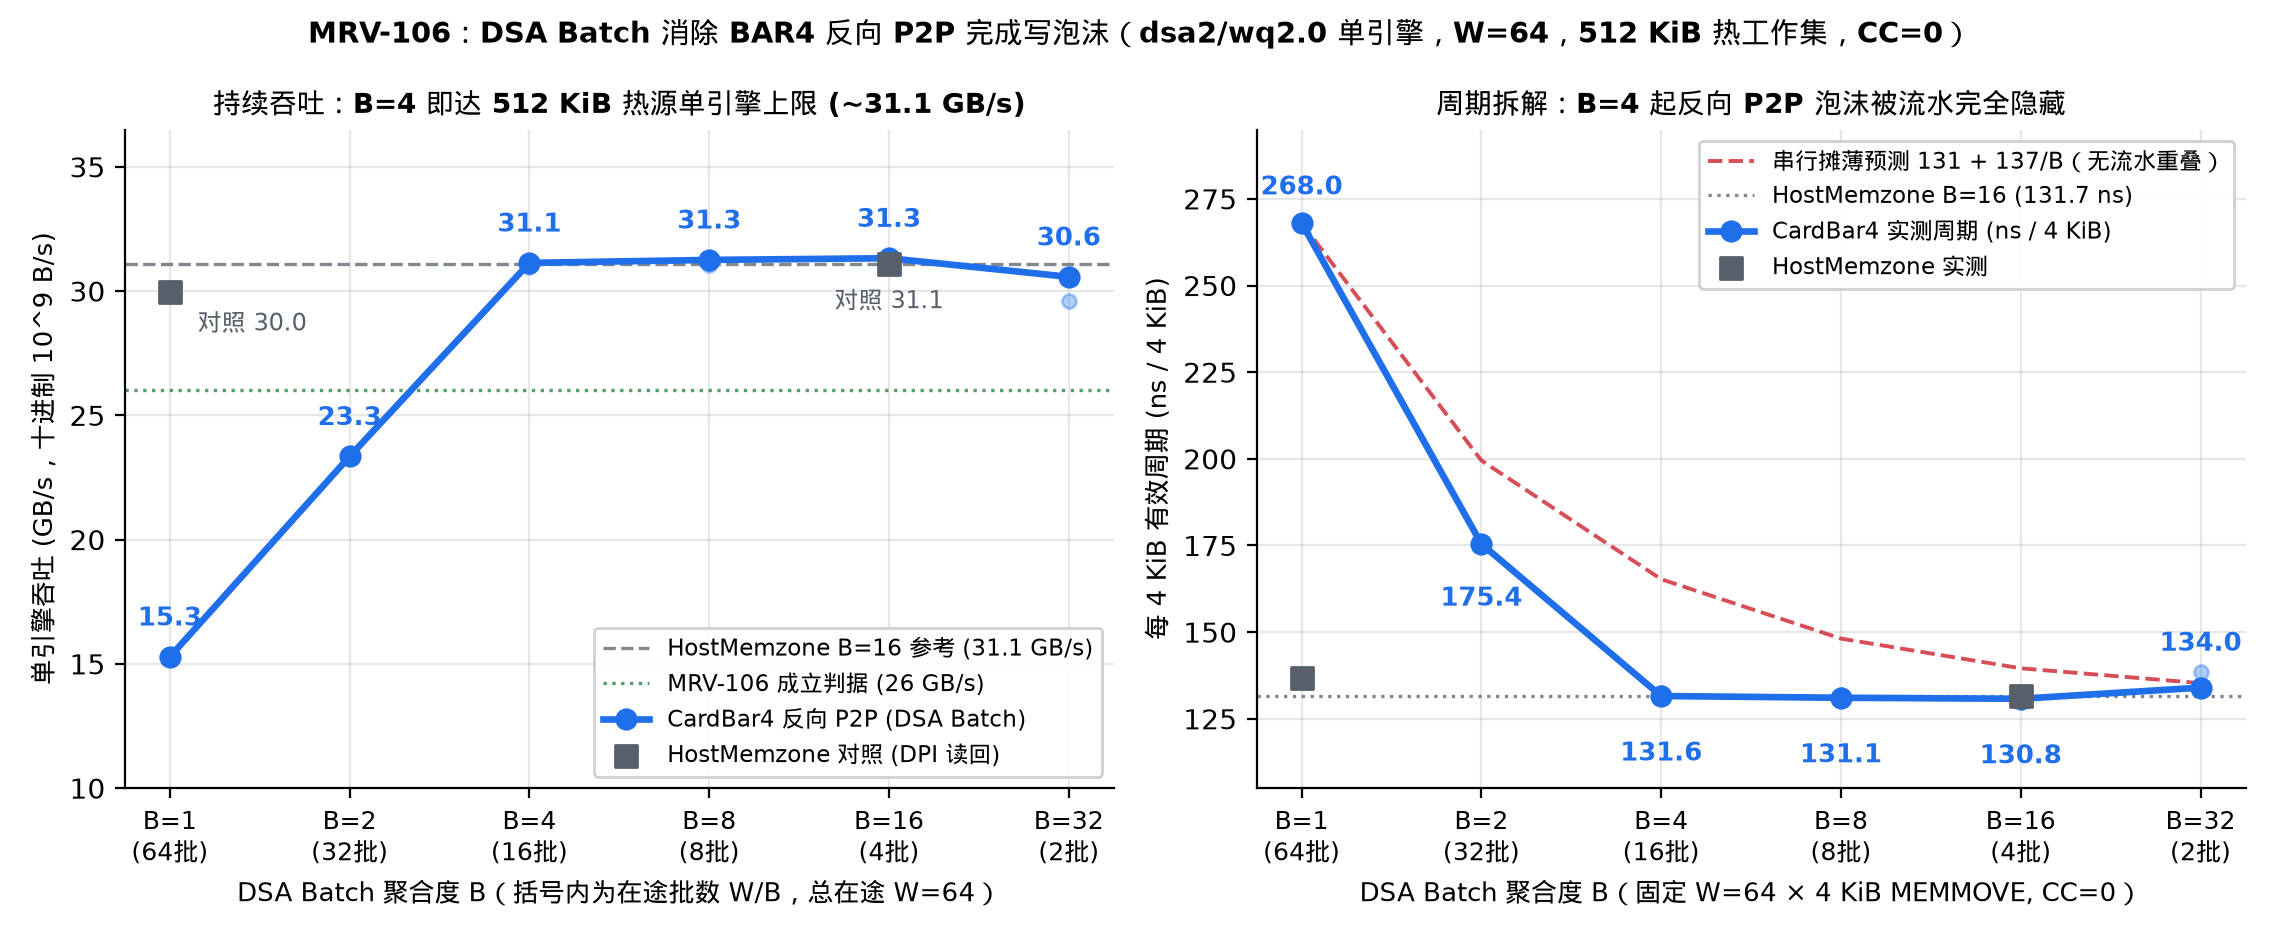

Python code for this plot:
"""MRV-106 Figure 1: Sustained throughput (GB/s) and effective cycle time (ns / 4 KiB)
vs DSA Batch aggregation B at fixed total in-flight W = 64 4 KiB MEMMOVE ops.
"""
import json
import statistics
from collections import defaultdict
from pathlib import Path

import matplotlib.pyplot as plt
import mrvplot

REPO = Path(__file__).resolve().parents[2]
RUNS = REPO / "logs" / "mrv106-2026-11-19" / "runs.jsonl"

rows = [json.loads(line) for line in RUNS.read_text().splitlines() if line.strip()]
rate_rows = [r for r in rows if r["mode"] == "rate"]

by_key = defaultdict(list)
for r in rate_rows:
    assert r["lost"] == 0 and r["bad"] == 0 and r["dyn_lost"] == 0 and r["dyn_bad"] == 0
    assert "mismatches=0 " in r["host_verify"] and "mismatches=0 " in r["dyn_verify"]
    by_key[(r["comp_target"], r["batch_size"])].append(r)

bs_bar4 = [1, 2, 4, 8, 16, 32]
x_idx = {b: i for i, b in enumerate(bs_bar4)}

bar4_gbs_med = [statistics.median(r["gb_s"] for r in by_key[("card_bar4", b)]) for b in bs_bar4]
bar4_cyc_med = [statistics.median(r["cycle_ns"] for r in by_key[("card_bar4", b)]) for b in bs_bar4]

bs_host = [1, 16]
host_gbs_med = [statistics.median(r["gb_s"] for r in by_key[("host_memzone", b)]) for b in bs_host]
host_cyc_med = [statistics.median(r["cycle_ns"] for r in by_key[("host_memzone", b)]) for b in bs_host]

ACCENT = "#1f6feb"
REF = "#57606a"
WARN = "#cf222e"
GREEN = "#1a7f37"

fig, (ax1, ax2) = plt.subplots(1, 2, figsize=(11.4, 4.7))

# --- Left panel: Throughput (GB/s) ---
xs = [x_idx[b] for b in bs_bar4]
ax1.axhline(host_gbs_med[1], color=REF, ls="--", lw=1.2, alpha=0.75,
            label=f"HostMemzone B=16 参考 ({host_gbs_med[1]:.1f} GB/s)")
ax1.axhline(26.0, color=GREEN, ls=":", lw=1.2, alpha=0.75, label="MRV-106 成立判据 (26 GB/s)")

for b in bs_bar4:
    vals = [r["gb_s"] for r in by_key[("card_bar4", b)]]
    ax1.scatter([x_idx[b]] * len(vals), vals, color=ACCENT, alpha=0.35, s=26, zorder=3)
ax1.plot(xs, bar4_gbs_med, color=ACCENT, marker="o", lw=2.4, ms=7, zorder=4,
         label="CardBar4 反向 P2P (DSA Batch)")

for b in bs_host:
    vals = [r["gb_s"] for r in by_key[("host_memzone", b)]]
    ax1.scatter([x_idx[b]] * len(vals), vals, color=REF, alpha=0.35, s=24, marker="s", zorder=3)
ax1.scatter([x_idx[b] for b in bs_host], host_gbs_med, color=REF, marker="s", s=58, zorder=5,
            label="HostMemzone 对照 (DPI 读回)")

for b, y in zip(bs_bar4, bar4_gbs_med):
    ax1.annotate(f"{y:.1f}", (x_idx[b], y), xytext=(0, 9),
                 textcoords="offset points", ha="center", va="bottom",
                 fontsize=9.5, fontweight="bold", color=ACCENT)
ax1.annotate(f"对照 {host_gbs_med[0]:.1f}", (x_idx[1], host_gbs_med[0]), xytext=(10, -14),
             textcoords="offset points", ha="left", fontsize=8.5, color=REF)
ax1.annotate(f"对照 {host_gbs_med[1]:.1f}", (x_idx[16], host_gbs_med[1]), xytext=(0, -16),
             textcoords="offset points", ha="center", fontsize=8.5, color=REF)

ax1.set_xticks(xs)
ax1.set_xticklabels([f"B={b}\n({64//b}批)" for b in bs_bar4], fontsize=9)
ax1.set_xlabel("DSA Batch 聚合度 B（括号内为在途批数 W/B，总在途 W=64）", fontsize=9.5)
ax1.set_ylabel("单引擎吞吐 (GB/s，十进制 10^9 B/s)", fontsize=9.5)
ax1.set_ylim(10, 36.5)
ax1.set_title("持续吞吐：B=4 即达 512 KiB 热源单引擎上限 (~31.1 GB/s)", fontsize=10.2, fontweight="bold")
ax1.legend(loc="lower right", fontsize=8.2, frameon=True, framealpha=0.92)

# --- Right panel: Cycle time per 4 KiB (ns) ---
naive_cyc = [131.0 + (bar4_cyc_med[0] - 131.0) / b for b in bs_bar4]
ax2.plot(xs, naive_cyc, color=WARN, ls="--", lw=1.4, alpha=0.8,
         label="串行摊薄预测 131 + 137/B（无流水重叠）")
ax2.axhline(host_cyc_med[1], color=REF, ls=":", lw=1.2, alpha=0.75,
            label=f"HostMemzone B=16 ({host_cyc_med[1]:.1f} ns)")

for b in bs_bar4:
    vals = [r["cycle_ns"] for r in by_key[("card_bar4", b)]]
    ax2.scatter([x_idx[b]] * len(vals), vals, color=ACCENT, alpha=0.35, s=26, zorder=3)
ax2.plot(xs, bar4_cyc_med, color=ACCENT, marker="o", lw=2.4, ms=7, zorder=4,
         label="CardBar4 实测周期 (ns / 4 KiB)")
ax2.scatter([x_idx[b] for b in bs_host], host_cyc_med, color=REF, marker="s", s=58, zorder=5,
            label="HostMemzone 实测")

offsets_y2 = {1: 8, 2: -15, 4: -16, 8: -16, 16: -16, 32: 11}
for b, y in zip(bs_bar4, bar4_cyc_med):
    ax2.annotate(f"{y:.1f}", (x_idx[b], y), xytext=(0, offsets_y2[b]),
                 textcoords="offset points", ha="center",
                 va="bottom" if offsets_y2[b] > 0 else "top",
                 fontsize=9.5, fontweight="bold", color=ACCENT)

ax2.set_xticks(xs)
ax2.set_xticklabels([f"B={b}\n({64//b}批)" for b in bs_bar4], fontsize=9)
ax2.set_xlabel("DSA Batch 聚合度 B（固定 W=64 × 4 KiB MEMMOVE, CC=0）", fontsize=9.5)
ax2.set_ylabel("每 4 KiB 有效周期 (ns / 4 KiB)", fontsize=9.5)
ax2.set_ylim(105, 295)
ax2.set_title("周期拆解：B=4 起反向 P2P 泡沫被流水完全隐藏", fontsize=10.2, fontweight="bold")
ax2.legend(loc="upper right", fontsize=8.2, frameon=True, framealpha=0.92)

fig.suptitle("MRV-106：DSA Batch 消除 BAR4 反向 P2P 完成写泡沫（dsa2/wq2.0 单引擎，W=64，512 KiB 热工作集，CC=0）",
             fontsize=10.4, fontweight="bold", y=0.98)

out = mrvplot.save(fig, "mrv-106-batch-throughput")
print("Saved:", out)
